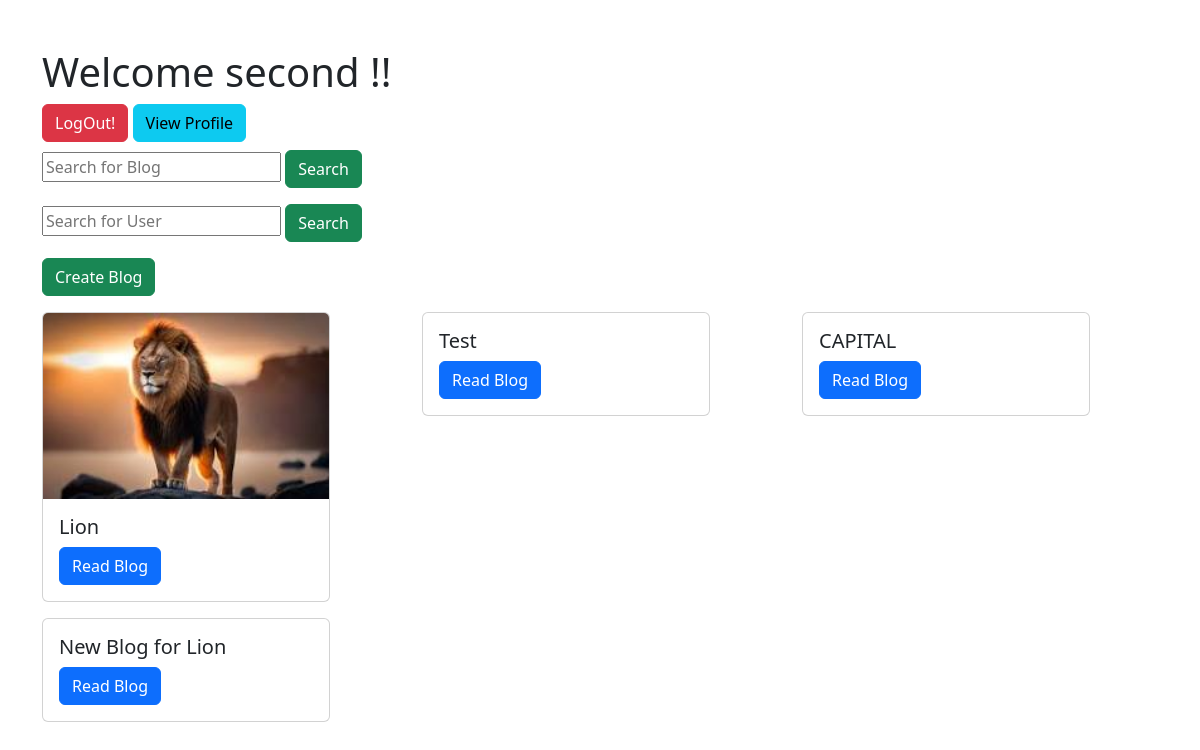
Page /dashboard (signed in) on the committed database.
### application/models.py (models this page shows)
class Blog(db.Model):
    id = db.Column(db.Integer, primary_key=True)
    title = db.Column(db.String(150), nullable=False)
    content = db.Column(db.String(500), nullable=False)
    image_url = db.Column(db.String(150), nullable=True) # storing path for the image
    timestamp = db.Column(db.DateTime, default = datetime.utcnow)
    user_id = db.Column(db.Integer, db.ForeignKey('user.id'), nullable=False)

### application/controllers.py (the view)
@app.route('/dashboard', methods=['GET', 'POST'])
def dashboard():
    if 'username' not in session:
        return redirect(url_for('login'))
    blogs = Blog.query.all()
    return render_template('dashboard.html', username=session['username'], blogs = blogs)

### templates/dashboard.html (shortened to what this page needs)
{% extends "base.html" %} {% block content %}
<div class="container mt-5">
  <h1>Welcome {{ username }} !!</h1>
  <a class="btn btn-danger" href="{{url_for('logout')}}"> LogOut!</a>
  <a class="btn btn-info" href="{{url_for('user_profile', username=username)}}">
    View Profile</a
  >
  <form class="mt-2" action="{{url_for('search')}}" method="post">
    <input
      type="search"
      name="search_query"
      id=""
      placeholder="Search for Blog"
    />
    <button type="submit" class="btn btn-success">Search</button>
  </form>
  <form class="mt-3" action="{{url_for('user_search')}}" method="post">
    <input
      type="search"
      name="search_query"
      id=""
      placeholder="Search for User"
    />
    <button type="submit" class="btn btn-success">Search</button>
  </form>
  <a type="button" class="btn btn-success mt-3" href="/create_blog">
    Create Blog
  </a>
  <div class="row">
    {% for blog in blogs %}
    <div class="col-md-4">
      <div class="card mt-3" style="width: 18rem">
        {% if blog.image_url %}
        <img
          class="card-img-top"
          src="{{ url_for('static', filename= 'images/' + blog.image_url )}}"
          alt="This is supposed to be blog image"
        />
        {% endif %}
        <div class="card-body">
          <h5 class="card-title">{{ blog.title }}</h5>
          <a href="{{url_for('blog', id = blog.id)}}" class="btn btn-primary"
            >Read Blog</a
          >
        </div>
      </div>
    </div>
    {% endfor %}
  </div>
</div>
{% endblock %}

### rows in the picture
Blog: image_url (picture), title "Lion"
Blog: title "Test"
Blog: title "CAPITAL"
Blog: title "New Blog for Lion"

### other values in the picture
{{ username }} "second"
